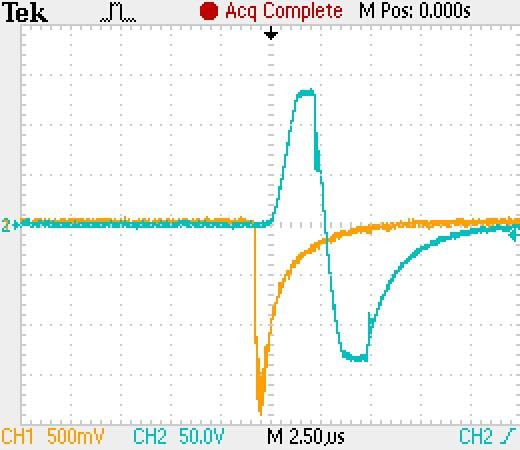
#> input picture Koinzidenzmethoden/cropped_im/amp.jpg, 520 x 450 px, given as the content of the folder 1.1, which was not available
$ jupyter execute im_cropper.ipynb
#> lines starting #> are read from the running program, lines starting #| are printed output that depends on the picture; pictures that were not available may be replaced by others from this repository, and a replacement may not be noted
[cell 1]
from PIL import Image
import os

[cell 2]
folder_path = '1.1'
paths = [os.path.join(folder_path, file) for file in os.listdir(folder_path)]
for i,path in enumerate(paths):
    img = Image.open(path)
#> img is the input picture: PIL image 520x450 RGB; mean R, G, B 243.4, 245.2, 242.5
    img = img.crop((30, 0, 480, 520))
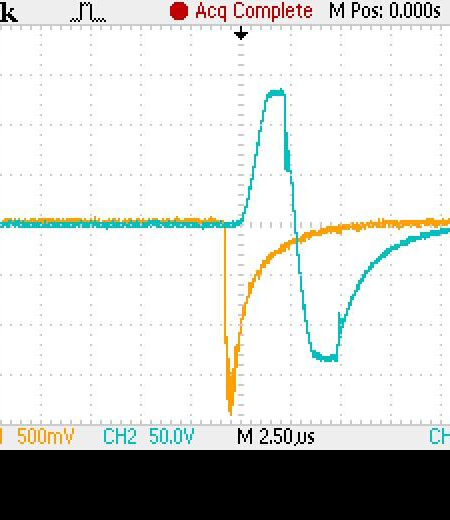
#> img: PIL image 450x520 RGB; mean R, G, B 211.2, 212.7, 210.3
    img = img.rotate(90,expand=True)
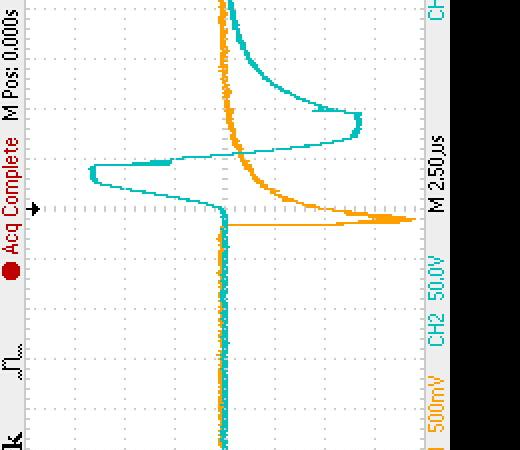
#> img: PIL image 520x450 RGB; mean R, G, B 211.2, 212.7, 210.3
    img.save(f'cropped_im/{i}.jpg')

$ run again, on Koinzidenzmethoden/cropped_im/lgs.jpg
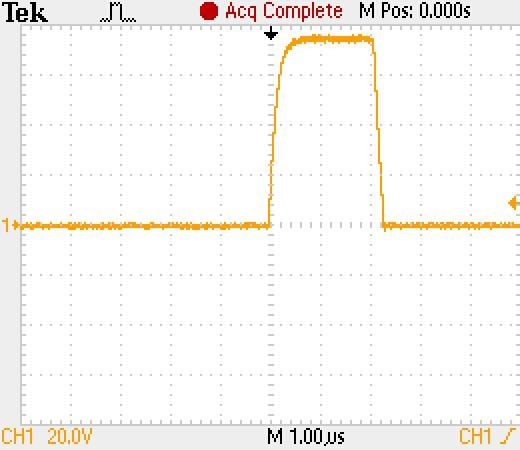
#> input picture Koinzidenzmethoden/cropped_im/lgs.jpg, 520 x 450 px, given as the content of the folder 1.1, which was not available
#> img is the input picture: PIL image 520x450 RGB; mean R, G, B 248.4, 246.5, 243.6
#> `img = img.crop((30, 0, 480, 520))`:
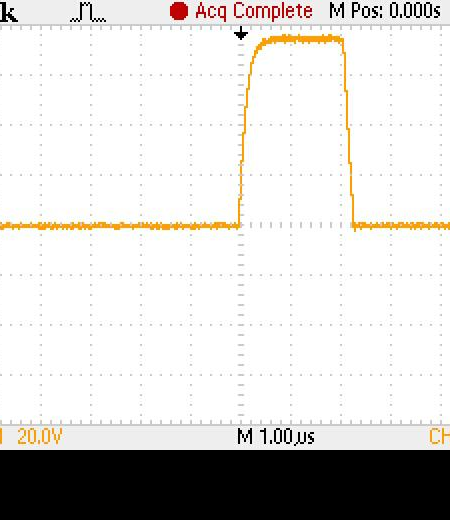
#> img: PIL image 450x520 RGB; mean R, G, B 215.6, 213.9, 211.4
#> `img = img.rotate(90,expand=True)`:
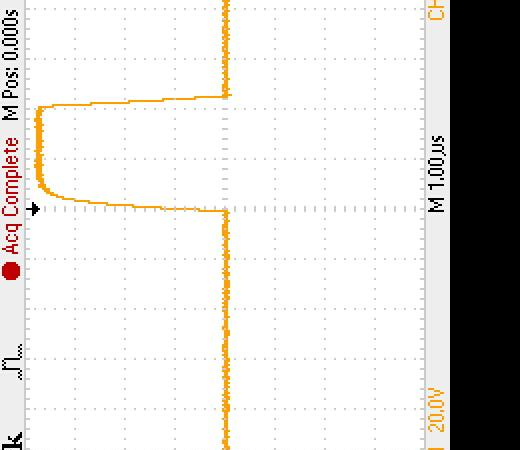
#> img: PIL image 520x450 RGB; mean R, G, B 215.6, 213.9, 211.4

$ run again, on Koinzidenzmethoden/cropped_im/pmt1.jpg
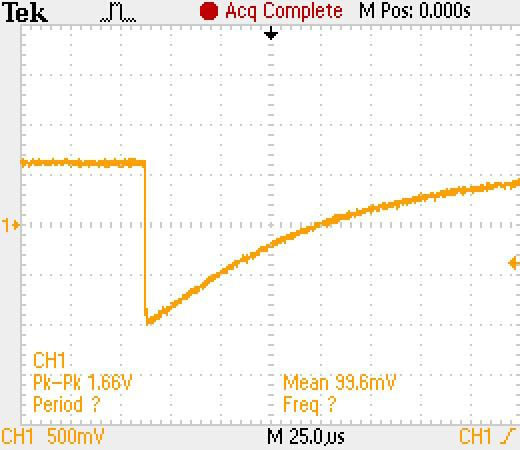
#> input picture Koinzidenzmethoden/cropped_im/pmt1.jpg, 520 x 450 px, given as the content of the folder 1.1, which was not available
#> img is the input picture: PIL image 520x450 RGB; mean R, G, B 248, 245.4, 241
#> `img = img.crop((30, 0, 480, 520))`:
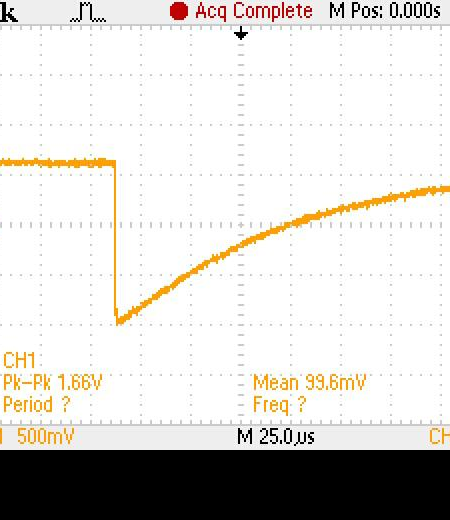
#> img: PIL image 450x520 RGB; mean R, G, B 215.2, 212.9, 208.9
#> `img = img.rotate(90,expand=True)`:
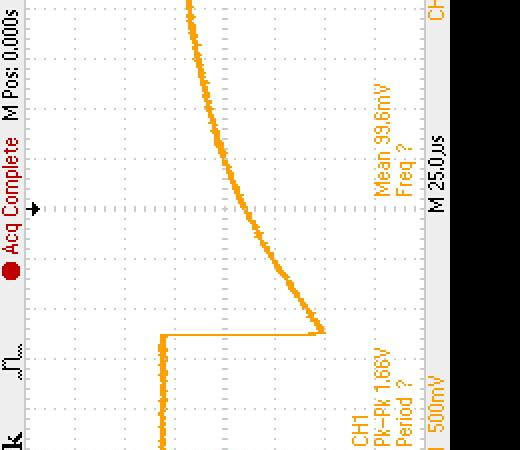
#> img: PIL image 520x450 RGB; mean R, G, B 215.2, 212.9, 208.9

$ run again, on Koinzidenzmethoden/cropped_im/pmt2.jpg
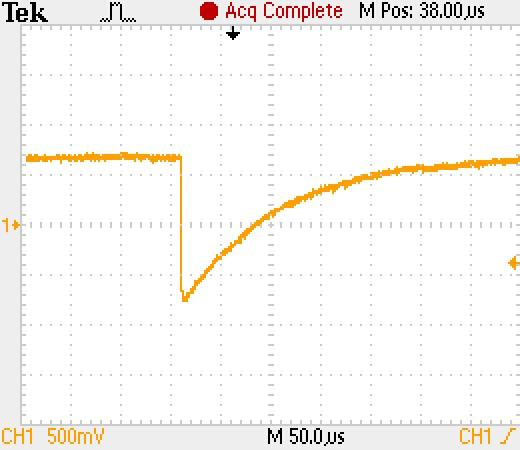
#> input picture Koinzidenzmethoden/cropped_im/pmt2.jpg, 520 x 450 px, given as the content of the folder 1.1, which was not available
#> img is the input picture: PIL image 520x450 RGB; mean R, G, B 248.3, 246.2, 243.2
#> `img = img.crop((30, 0, 480, 520))`:
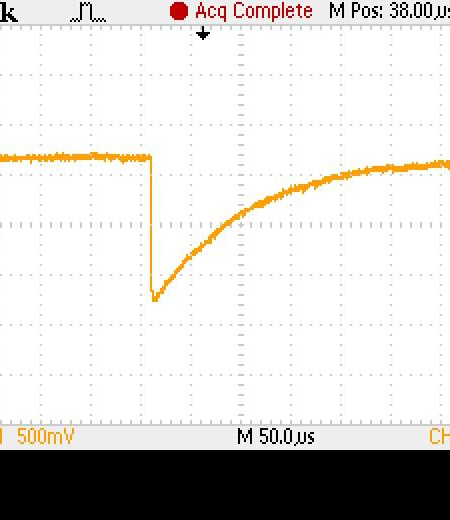
#> img: PIL image 450x520 RGB; mean R, G, B 215.5, 213.7, 211.2
#> `img = img.rotate(90,expand=True)`:
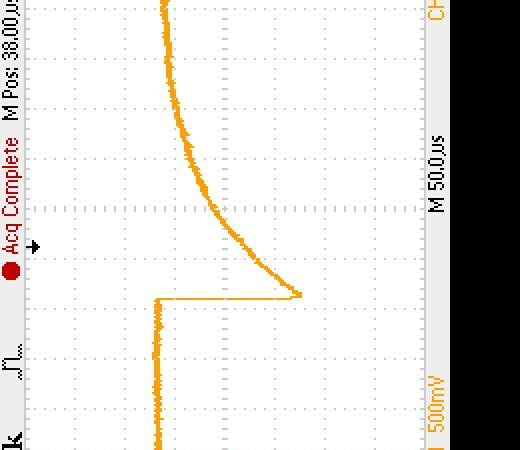
#> img: PIL image 520x450 RGB; mean R, G, B 215.5, 213.7, 211.2
